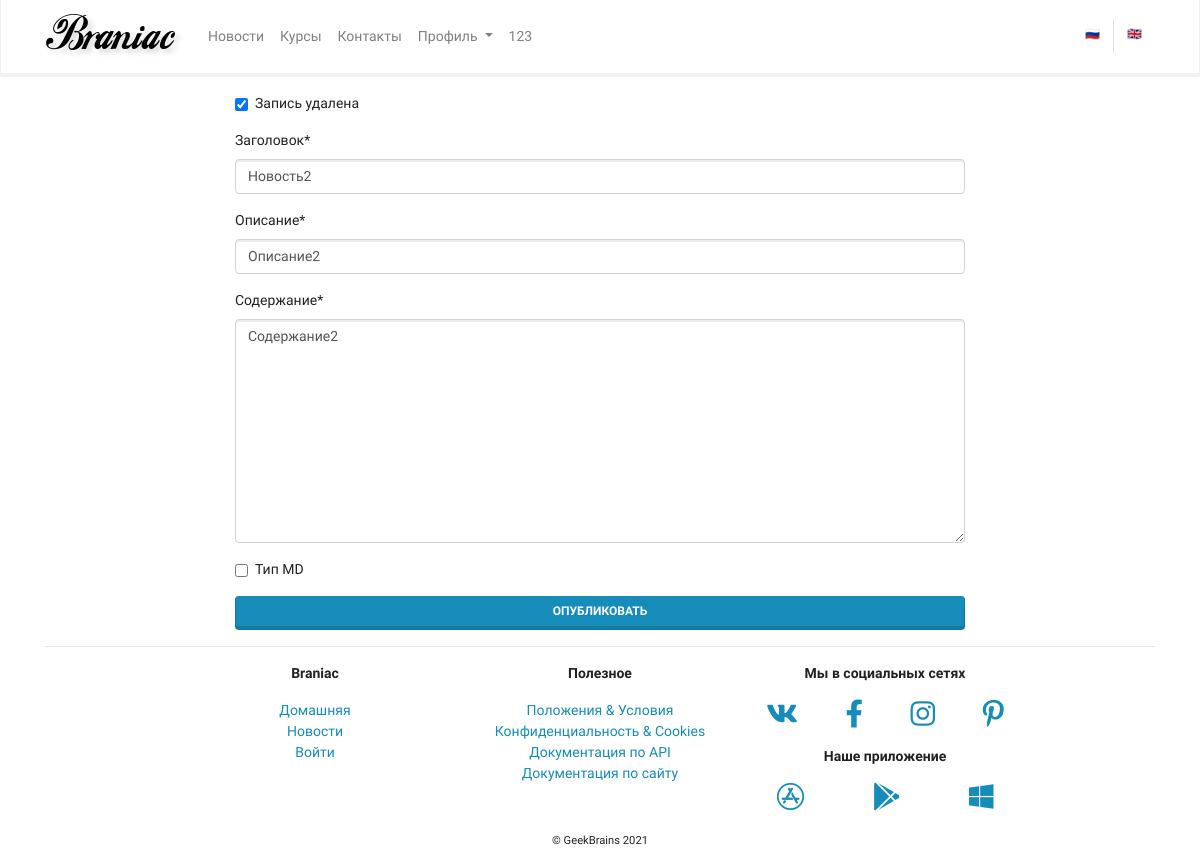
The app's page /mainapp/news/2/update/ (signed in), older data.
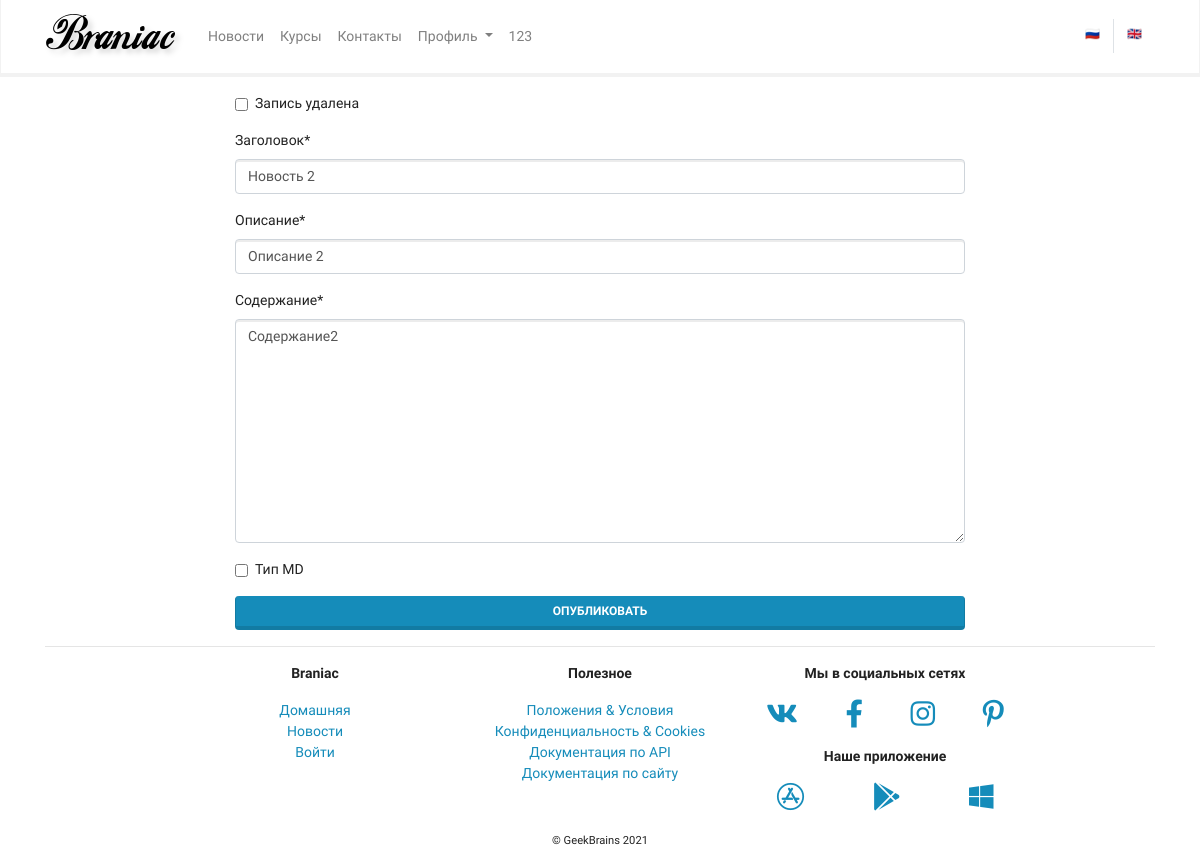
The same page, newer data.
### mainapp/models.py (models this page shows, shortened)
class BaseModel(models.Model):
    created_at = models.DateTimeField(verbose_name='Дата создания',
                                      auto_now_add=True, editable=False)
    updated_at = models.DateTimeField(verbose_name='Дата модификации',
                                      auto_now=True, editable=False)
    deleted = models.BooleanField(verbose_name='Запись удалена', default=False)
    class Meta:
        ordering = ('-created_at',)
        abstract = True

class News(BaseModel):
    objects = ObjectsManager()
    title = models.CharField(verbose_name='Заголовок', max_length=255)
    preview = models.CharField(verbose_name='Описание', max_length=1000)
    body = models.TextField(verbose_name='Содержание')
    body_as_markdown = models.BooleanField(verbose_name='Тип MD',
                                           default=False)
    class Meta:
        verbose_name = 'новость'
        verbose_name_plural = 'новости'
        ordering = BaseModel.Meta.ordering

### mainapp/views.py (the view)
# urls.py: path('news/<int:pk>/update/', views.NewsUpdateView.as_view(), name='news_update'),
class NewsUpdateView(PermissionRequiredMixin, UpdateView):
    model = News
    fields = '__all__'
    success_url = reverse_lazy('mainapp:news')
    permission_required = ('mainapp:change_news', )

### authapp/auth.py (called while the page is built)
    def get_user(self, user_id: int):
        try:
            return User.objects.get(pk=user_id)
        except User.DoesNotExist:
            return None

### mainapp/context_processor.py (called while the page is built)
def my_context_processor(request):
    return {
        'search': 'Гостья из будущего'
    }

### mainapp/models.py (called while the page is built)
    def get_queryset(self):
        return super().get_queryset().all()

### mainapp/templates/mainapp/news_form.html (shortened to what this page needs)
{% extends 'mainapp/base.html' %}
{% load crispy_forms_tags %}
{% block content %}
<div class="row justify-content-center pt-3">
  <div class="col-md-12 col-lg-8">
    <form method="post">
      {{ form|crispy }}
      <button type="submit" class="btn btn-primary btn-block">
        Опубликовать
      </button>
    </form>
  </div>
</div>
{% endblock content %}

Row changes from the older to the newer data that the page shows:
changed News "Содержание2": deleted "☑" → "☐"; title "Новость2" → "Новость 2"; preview "Описание2" → "Описание 2"
